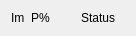
<?xml version="1.0" encoding="UTF-8"?>
<ui version="4.0">
 <class>Form</class>
 <widget class="QWidget" name="Form">
  <property name="geometry">
   <rect>
    <x>0</x>
    <y>0</y>
    <width>136</width>
    <height>33</height>
   </rect>
  </property>
  <property name="windowTitle">
   <string>Form</string>
  </property>
  <layout class="QHBoxLayout" name="horizontalLayout_2" stretch="0,1,1">
   <item>
    <widget class="QLabel" name="labelImage">
     <property name="text">
      <string>Im</string>
     </property>
    </widget>
   </item>
   <item>
    <widget class="QLabel" name="labelPercent">
     <property name="text">
      <string>P%</string>
     </property>
    </widget>
   </item>
   <item>
    <widget class="QLabel" name="labelStatus">
     <property name="text">
      <string>Status</string>
     </property>
    </widget>
   </item>
  </layout>
 </widget>
 <resources/>
 <connections/>
</ui>
